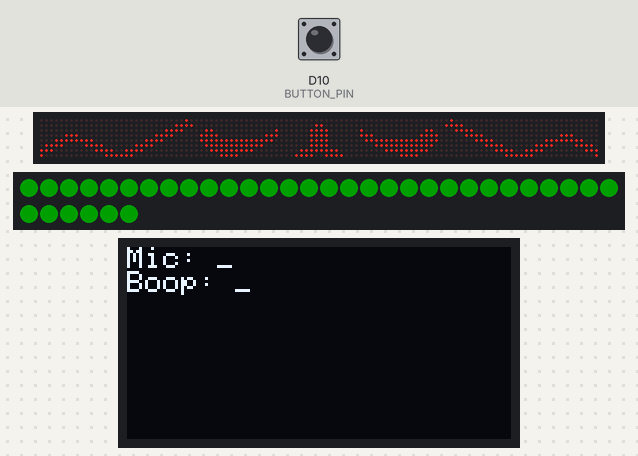
Recording of a program running on a simulated Arduino Uno R4 Minima. Shown: 112×8 LED matrix, 36 RGB LEDs in strip order, left to right, continuing on the next row, 128×64 one-colour display. The inputs (shaded band) are chosen by the test bench; at power-on: D10 (BUTTON_PIN) HIGH. Dim RGB values are drawn brighter than linear; random numbers use the default seed unless the program sets one.

Above: at 5.8 s.
5.9 s: D10 (BUTTON_PIN) pulled LOW for 1 s
At 6.7 s:
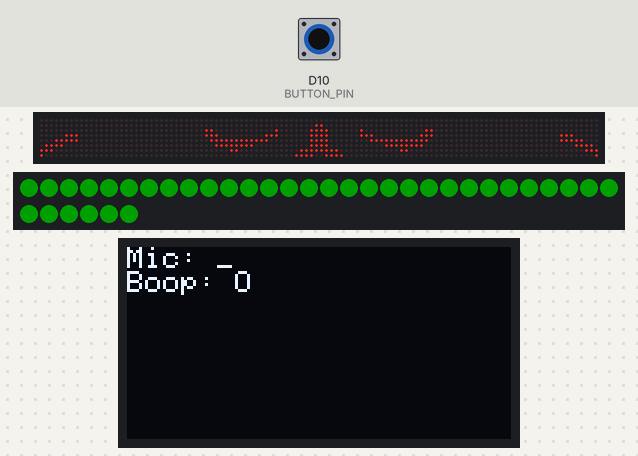
8.5 s: D10 (BUTTON_PIN) pulled LOW for 3.2 s
At 13.61 s:
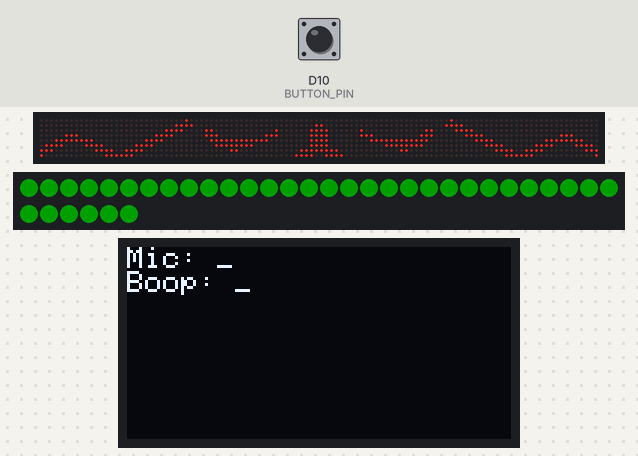
Timing chart, 0 to 15.1 s (numbered marks = the images above; inputs shaded):
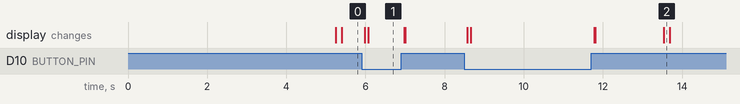

The program:

main.cpp
```cpp
#include <Arduino.h>
#include <MD_MAX72xx.h>
#include <FastLED.h>
#include <SPI.h>
#include <Wire.h>
#include <Adafruit_GFX.h>
#include <Adafruit_SH110X.h>

// quick edit, keep as integers (should be the only thing you need to touch)
#define TEXTSIZE          1       // oled text size
#define PANEL_BRIGHTNESS  1
#define SIDE_BRIGHTNESS   64
#define LED_COLOR         CRGB::Green


// config
#define HARDWARE_TYPE MD_MAX72XX::FC16_HW
#define MAX_DEVICES   14
#define NUM_LEDS      36
#define LED_TYPE      WS2812
#define COLOR_ORDER   GRB

// display config
#define WIDTH         128
#define HEIGHT        64
#define NONDETECT     "_"
#define DETECT        "O"
int charX[] = {30 * TEXTSIZE, 36 * TEXTSIZE};
int charY[] = {0 * TEXTSIZE, 8 * TEXTSIZE};

// pins
#define LED_PIN       A1
#define OLED_CLK      4
#define OLED_MOSI     6
#define OLED_RST      7
#define OLED_DC       8
#define OLED_CS       9
#define BUTTON_PIN    10
#define CLK_PIN       13
#define DATA_PIN      11
#define CS_PIN        12

CRGB leds[NUM_LEDS];
MD_MAX72XX M = MD_MAX72XX(HARDWARE_TYPE, DATA_PIN, CLK_PIN, CS_PIN, MAX_DEVICES);
Adafruit_SH1106G display = Adafruit_SH1106G(WIDTH, HEIGHT, OLED_MOSI, OLED_CLK, OLED_DC, OLED_RST, OLED_CS);


// face layout
#define MOUTH_L_START 0
#define EYE_L_START   4
#define NOSE_L        6
#define NOSE_R        7
#define EYE_R_START   8
#define MOUTH_R_START 10

// transforms
#define FLIP_X   1
#define FLIP_Y   2
#define FLIP_180 (FLIP_X | FLIP_Y)

// state
enum FaceState { IDLE, BLINK, REACT };
FaceState faceState = IDLE;

// timing
unsigned long nextBlinkTime = 0;
unsigned long blinkStartTime = 0;
bool isBlinking = false;

// reaction vars
bool animatingMouth = false;
uint8_t mouthStep = 0;
unsigned long lastMouthAnim = 0;

// reaction sequence state vars
uint8_t reactionPhase = 0;
unsigned long reactionTimer = 0;
uint8_t mouthCycleCount = 0;

// button detection vars
int buttonIdleState = HIGH;
const unsigned long DEBOUNCE_MS = 50;
int lastRawButton = HIGH;
unsigned long lastDebounceTime = 0;
bool debouncedPressed = false;

// blink graphics
const byte Blink1[8] = {
  0b00000000,
  0b11000000,
  0b11111000,
  0b11111100,
  0b00001110,
  0b00000110,
  0b00000000,
  0b00000000
};

const byte Blink2[8] = {
  0b00000000,
  0b00000000,
  0b00000111,
  0b00111111,
  0b11100000,
  0b10000000,
  0b00000000,
  0b00000000
};

// mouth graphics
const byte M1[8] = {
  0b00000100,
  0b00011110,
  0b01111000,
  0b11100000,
  0b10000000,
  0b00000000,
  0b00000000,
  0b00000000
};

const byte M2[8] = {
  0b00000000,
  0b00000000,
  0b00000000,
  0b00000001,
  0b00000111,
  0b00011110,
  0b01111000,
  0b11100000
};

const byte M3[8] = {
  0b00000000,
  0b00000000,
  0b00000000,
  0b00000000,
  0b11100000,
  0b01111000,
  0b00011110,
  0b00000111
};

const byte M4[8] = {
  0b00000000,
  0b00000000,
  0b00000000,
  0b00000111,
  0b00011111,
  0b01111000,
  0b11100000,
  0b10000000
};

// nose graphics
const byte N1[8] = {
  0b01111000,
  0b11110000,
  0b11000000,
  0b11000000,
  0b11000000,
  0b11000000,
  0b10000000,
  0b00000000
};

// eye graphics
const byte E1[8] = {
  0b11110000,
  0b11111100,
  0b11111110,
  0b11111111,
  0b00001111,
  0b00000110,
  0b00000000,
  0b00000000
};

const byte E2[8] = {
  0b00000000,
  0b00000111,
  0b00011111,
  0b01111111,
  0b11100000,
  0b10000000,
  0b00000000,
  0b00000000
};

// draw module
void drawModule(uint8_t device, const byte data[8], uint8_t mode)
{
  for (uint8_t r = 0; r < 8; r++)
  {
    for (uint8_t c = 0; c < 8; c++)
    {
      bool pixel = data[r] & (1 << (7 - c));

      uint8_t x = c;
      uint8_t y = r;

      if (mode == FLIP_180)
      {
        x = 7 - x;
        y = 7 - y;
      }
      else
      {
        if (mode & FLIP_X) x = 7 - x;
        if (mode & FLIP_Y) y = 7 - y;
      }

      uint16_t globalCol = device * 8 + x;
      M.setPoint(y, globalCol, pixel);
    }
  }
}

// eyes
void displayEyes()
{
  M.update(MD_MAX72XX::OFF);
  drawModule(EYE_L_START + 0, E1, FLIP_180);
  drawModule(EYE_L_START + 1, E2, FLIP_180);
  drawModule(EYE_R_START + 0, E2, FLIP_Y);
  drawModule(EYE_R_START + 1, E1, FLIP_Y);
  M.update();
}

// nose
void displayNose()
{
  M.update(MD_MAX72XX::OFF);
  drawModule(NOSE_L, N1, FLIP_180);
  drawModule(NOSE_R, N1, FLIP_Y);
  M.update();
}

// mouth static
void displayMouth()
{
  M.update(MD_MAX72XX::OFF);
  drawModule(MOUTH_L_START + 0, M4, 0);
  drawModule(MOUTH_L_START + 1, M3, 0);
  drawModule(MOUTH_L_START + 2, M2, 0);
  drawModule(MOUTH_L_START + 3, M1, 0);

  drawModule(MOUTH_R_START + 0, M1, FLIP_X);
  drawModule(MOUTH_R_START + 1, M2, FLIP_X);
  drawModule(MOUTH_R_START + 2, M3, FLIP_X);
  drawModule(MOUTH_R_START + 3, M4, FLIP_X);
  M.update();
}

// mouth animation
void displayMouthAnimated(uint8_t step)
{
  M.update(MD_MAX72XX::OFF);
  drawModule(MOUTH_L_START + 0,  M4, 0);
  drawModule(MOUTH_L_START + 1,  M3, 0);
  drawModule(MOUTH_L_START + 2,  M2, 0);
  drawModule(MOUTH_L_START + 3,  M1, 0);

  drawModule(MOUTH_R_START + 0, M1, FLIP_X);
  drawModule(MOUTH_R_START + 1, M2, FLIP_X);
  drawModule(MOUTH_R_START + 2, M3, FLIP_X);
  drawModule(MOUTH_R_START + 3, M4, FLIP_X);

  if (step > 0) M.clear(MOUTH_L_START + 3);
  if (step > 1) M.clear(MOUTH_L_START + 2);
  if (step > 2) M.clear(MOUTH_L_START + 1);

  if (step > 2) M.clear(MOUTH_R_START + 2);
  if (step > 1) M.clear(MOUTH_R_START + 1);
  if (step > 0) M.clear(MOUTH_R_START + 0);
  M.update();
}

// screen init
void initScreen() {
  display.clearDisplay();
  display.setTextSize(TEXTSIZE);
  display.setTextColor(SH110X_WHITE);
  display.setCursor(0, 0);
  display.print("Mic: ");
  display.println(NONDETECT);
  display.print("Boop: ");
  display.println(NONDETECT);
  display.display();
}

// character update
void setChar(int idx, int state, int delayTime = 0) {
  String charClear = (state == 0) ? DETECT : NONDETECT;
  String charOut = (state == 0) ? NONDETECT : DETECT;

  display.setCursor(charX[idx], charY[idx]);
  display.setTextColor(SH110X_BLACK);
  display.println(charClear);
  display.display();
  display.setCursor(charX[idx], charY[idx]);
  display.setTextColor(SH110X_WHITE);
  display.println(charOut);
  display.display();
  delay(delayTime);
}

// blink
void drawBlink()
{
  M.update(MD_MAX72XX::OFF);
  drawModule(EYE_L_START + 0, Blink1, FLIP_180);
  drawModule(EYE_L_START + 1, Blink2, FLIP_180);
  drawModule(EYE_R_START + 0, Blink2, FLIP_Y);
  drawModule(EYE_R_START + 1, Blink1, FLIP_Y);
  M.update();
}

// idle update
void updateIdle()
{
  if (millis() >= nextBlinkTime)
  {
    faceState = BLINK;
    blinkStartTime = millis();
    isBlinking = true;

    for (int i = 0; i < NUM_LEDS; i++)
    {
      leds[i] = LED_COLOR;
    }
    FastLED.show();
  }
}

// blink update
void updateBlink()
{
  if (!isBlinking) return;

  drawBlink();

  if (millis() - blinkStartTime > 150)
  {
    isBlinking = false;
    displayEyes();
    displayMouth();
    displayNose();

    faceState = IDLE;
    nextBlinkTime = millis() + random(5000, 10000);
  }
}

// reaction update
void updateReaction()
{
  if (!animatingMouth) return;

  unsigned long now = millis();

  switch (reactionPhase)
  {
    case 0:
      drawBlink();
      reactionPhase = 1;
      mouthStep = 0;
      mouthCycleCount = 0;
      lastMouthAnim = now;
      break;

    case 1:
      if (now - lastMouthAnim > 20)
      {
        lastMouthAnim = now;
        if (mouthStep < 4)
        {
          mouthStep++;
          displayMouthAnimated(mouthStep);
        }
        else
        {
          reactionPhase = 2;
          reactionTimer = now;
        }
      }
      break;

    case 2:
      if (now - reactionTimer < 150) {}
      break;
  }
}

// button
void checkButton()
{
  int raw = digitalRead(BUTTON_PIN);
  bool pressedRaw = (raw != buttonIdleState);

  if (raw != lastRawButton)
  {
    lastDebounceTime = millis();
    lastRawButton = raw;
  }

  if ((millis() - lastDebounceTime) > DEBOUNCE_MS)
  {
    if (debouncedPressed != pressedRaw)
    {
      debouncedPressed = pressedRaw;

      if (debouncedPressed)
      {
        // button pressed
        faceState = REACT;
        animatingMouth = true;
        reactionPhase = 0;
        mouthStep = 0;
        mouthCycleCount = 0;
        lastMouthAnim = millis();
        drawBlink();
        setChar(1, 1);
      }
      else
      {
        // button released
        animatingMouth = false;
        faceState = IDLE;
        mouthStep = 0;
        reactionPhase = 0;
        setChar(1, 0);
        displayMouth();
        displayEyes();
        displayNose();
      }
    }
  }
}

// setup
void setup()
{
  M.begin();
  M.control(MD_MAX72XX::INTENSITY, PANEL_BRIGHTNESS);
  M.clear();

  FastLED.addLeds<LED_TYPE, LED_PIN, COLOR_ORDER>(leds, NUM_LEDS);
  FastLED.setBrightness(SIDE_BRIGHTNESS);

  for (int i = 0; i < NUM_LEDS; i++) {
    leds[i] = LED_COLOR;
  }
  FastLED.show();

  pinMode(BUTTON_PIN, INPUT_PULLUP);

  buttonIdleState = digitalRead(BUTTON_PIN);
  lastRawButton = digitalRead(BUTTON_PIN);
  debouncedPressed = (lastRawButton != buttonIdleState);
  lastDebounceTime = millis();

  randomSeed(analogRead(0));

  displayEyes();
  displayMouth();
  displayNose();

  display.begin(0, true);
  initScreen();

  nextBlinkTime = millis() + random(5000, 10000);
}

// loop
void loop()
{
  checkButton();

  switch (faceState)
  {
    case IDLE: updateIdle(); break;
    case BLINK: updateBlink(); break;
    case REACT: updateReaction(); break;
  }
}
```

Measured:
- after the input at 5.9 s, the display: first changes after 0.08 s (image 1 shows a later state)
